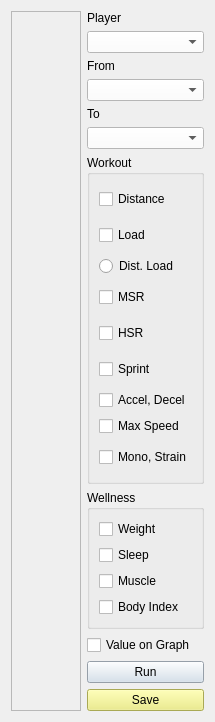
     <widget class="QWidget" name="tabPGraph">
      <attribute name="title">
       <string>P-Graph</string>
      </attribute>
      <layout class="QHBoxLayout" name="horizontalLayout_12">
       <item>
        <layout class="QHBoxLayout" name="horizontalLayout_11">
         <item>
          <widget class="QScrollArea" name="scrollAreaPlayerGraph">
           <property name="frameShape">
            <enum>QFrame::StyledPanel</enum>
           </property>
           <property name="frameShadow">
            <enum>QFrame::Sunken</enum>
           </property>
           <property name="lineWidth">
            <number>1</number>
           </property>
           <property name="sizeAdjustPolicy">
            <enum>QAbstractScrollArea::AdjustToContents</enum>
           </property>
           <property name="widgetResizable">
            <bool>true</bool>
           </property>
           <property name="alignment">
            <set>Qt::AlignCenter</set>
           </property>
           <widget class="QWidget" name="scrollAreaWidgetContents">
            <property name="geometry">
             <rect>
              <x>0</x>
              <y>0</y>
              <width>924</width>
              <height>716</height>
             </rect>
            </property>
           </widget>
          </widget>
         </item>
         <item>
          <layout class="QVBoxLayout" name="verticalLayout_4">
           <item>
            <layout class="QVBoxLayout" name="verticalLayout_8">
             <item>
              <widget class="QLabel" name="labelGraphPlayer">
               <property name="maximumSize">
                <size>
                 <width>16777215</width>
                 <height>30</height>
                </size>
               </property>
               <property name="text">
                <string>Player</string>
               </property>
              </widget>
             </item>
             <item>
              <widget class="QComboBox" name="comboGraphPlayer">
               <property name="maximumSize">
                <size>
                 <width>16777215</width>
                 <height>30</height>
                </size>
               </property>
               <property name="styleSheet">
                <string notr="true">background-color: rgb(255, 255, 255);</string>
               </property>
              </widget>
             </item>
             <item>
              <widget class="QLabel" name="labelGraphFrom">
               <property name="maximumSize">
                <size>
                 <width>16777215</width>
                 <height>30</height>
                </size>
               </property>
               <property name="text">
                <string>From</string>
               </property>
              </widget>
             </item>
             <item>
              <widget class="QComboBox" name="comboGraphFrom">
               <property name="maximumSize">
                <size>
                 <width>16777215</width>
                 <height>30</height>
                </size>
               </property>
               <property name="styleSheet">
                <string notr="true">background-color: rgb(255, 255, 255);</string>
               </property>
              </widget>
             </item>
             <item>
              <widget class="QLabel" name="labelGraphTo">
               <property name="maximumSize">
                <size>
                 <width>16777215</width>
                 <height>30</height>
                </size>
               </property>
               <property name="text">
                <string>To</string>
               </property>
              </widget>
             </item>
             <item>
              <widget class="QComboBox" name="comboGraphTo">
               <property name="maximumSize">
                <size>
                 <width>16777215</width>
                 <height>30</height>
                </size>
               </property>
               <property name="styleSheet">
                <string notr="true">background-color: rgb(255, 255, 255);</string>
               </property>
              </widget>
             </item>
            </layout>
           </item>
           <item>
            <layout class="QVBoxLayout" name="verticalLayout_10">
             <item>
              <widget class="QGroupBox" name="groupGraphWork">
               <property name="minimumSize">
                <size>
                 <width>0</width>
                 <height>310</height>
                </size>
               </property>
               <property name="maximumSize">
                <size>
                 <width>16777215</width>
                 <height>16777215</height>
                </size>
               </property>
               <property name="title">
                <string>Workout</string>
               </property>
               <layout class="QVBoxLayout" name="verticalLayout_20">
                <item>
                 <widget class="QCheckBox" name="checkDistance">
                  <property name="minimumSize">
                   <size>
                    <width>0</width>
                    <height>30</height>
                   </size>
                  </property>
                  <property name="text">
                   <string>Distance</string>
                  </property>
                 </widget>
                </item>
                <item>
                 <layout class="QVBoxLayout" name="verticalLayout_52">
                  <item>
                   <widget class="QCheckBox" name="checkLoad">
                    <property name="minimumSize">
                     <size>
                      <width>0</width>
                      <height>30</height>
                     </size>
                    </property>
                    <property name="text">
                     <string>Load</string>
                    </property>
                   </widget>
                  </item>
                  <item>
                   <widget class="QRadioButton" name="radioDL">
                    <property name="text">
                     <string>Dist. Load</string>
                    </property>
                    <property name="iconSize">
                     <size>
                      <width>10</width>
                      <height>10</height>
                     </size>
                    </property>
                   </widget>
                  </item>
                 </layout>
                </item>
                <item>
                 <widget class="QCheckBox" name="checkMSR">
                  <property name="minimumSize">
                   <size>
                    <width>0</width>
                    <height>30</height>
                   </size>
                  </property>
                  <property name="text">
                   <string>MSR</string>
                  </property>
                 </widget>
                </item>
                <item>
                 <widget class="QCheckBox" name="checkHSR">
                  <property name="minimumSize">
                   <size>
                    <width>0</width>
                    <height>30</height>
                   </size>
                  </property>
                  <property name="text">
                   <string>HSR</string>
                  </property>
                 </widget>
                </item>
                <item>
                 <widget class="QCheckBox" name="checkSprint">
                  <property name="minimumSize">
                   <size>
                    <width>0</width>
                    <height>30</height>
                   </size>
                  </property>
                  <property name="text">
                   <string>Sprint</string>
                  </property>
                 </widget>
                </item>
                <item>
                 <widget class="QCheckBox" name="checkAccelDecel">
                  <property name="text">
                   <string>Accel, Decel</string>
                  </property>
                 </widget>
                </item>
                <item>
                 <widget class="QCheckBox" name="checkMaxSpeed">
                  <property name="text">
                   <string>Max Speed</string>
                  </property>
                 </widget>
                </item>
                <item>
                 <widget class="QCheckBox" name="checkMono">
                  <property name="minimumSize">
                   <size>
                    <width>0</width>
                    <height>30</height>
                   </size>
                  </property>
                  <property name="text">
                   <string>Mono, Strain</string>
                  </property>
                 </widget>
                </item>
               </layout>
              </widget>
             </item>
             <item>
              <widget class="QGroupBox" name="groupGraphWell">
               <property name="minimumSize">
                <size>
                 <width>0</width>
                 <height>120</height>
                </size>
               </property>
               <property name="maximumSize">
                <size>
                 <width>16777215</width>
                 <height>200</height>
                </size>
               </property>
               <property name="title">
                <string>Wellness</string>
               </property>
               <layout class="QVBoxLayout" name="verticalLayout">
                <item>
                 <widget class="QCheckBox" name="checkWeight">
                  <property name="text">
                   <string>Weight</string>
                  </property>
                 </widget>
                </item>
                <item>
                 <widget class="QCheckBox" name="checkSleep">
                  <property name="text">
                   <string>Sleep</string>
                  </property>
                 </widget>
                </item>
                <item>
                 <widget class="QCheckBox" name="checkMuscle">
                  <property name="text">
                   <string>Muscle</string>
                  </property>
                 </widget>
                </item>
                <item>
                 <widget class="QCheckBox" name="checkBI">
                  <property name="text">
                   <string>Body Index</string>
                  </property>
                 </widget>
                </item>
               </layout>
              </widget>
             </item>
            </layout>
           </item>
           <item>
            <layout class="QVBoxLayout" name="verticalLayout_9">
             <item>
              <widget class="QCheckBox" name="checkPlayerValue">
               <property name="text">
                <string>Value on Graph</string>
               </property>
              </widget>
             </item>
             <item>
              <widget class="QPushButton" name="pushButtonPGraphRun">
               <property name="maximumSize">
                <size>
                 <width>16777215</width>
                 <height>30</height>
                </size>
               </property>
               <property name="styleSheet">
                <string notr="true">background-color: rgb(210, 223, 235);</string>
               </property>
               <property name="text">
                <string>Run</string>
               </property>
              </widget>
             </item>
             <item>
              <widget class="QPushButton" name="pushButtonPGraphSave">
               <property name="maximumSize">
                <size>
                 <width>16777215</width>
                 <height>30</height>
                </size>
               </property>
               <property name="styleSheet">
                <string notr="true">background-color: rgb(236, 236, 117);</string>
               </property>
               <property name="text">
                <string>Save</string>
               </property>
              </widget>
             </item>
            </layout>
           </item>
          </layout>
         </item>
        </layout>
       </item>
      </layout>
     </widget>
